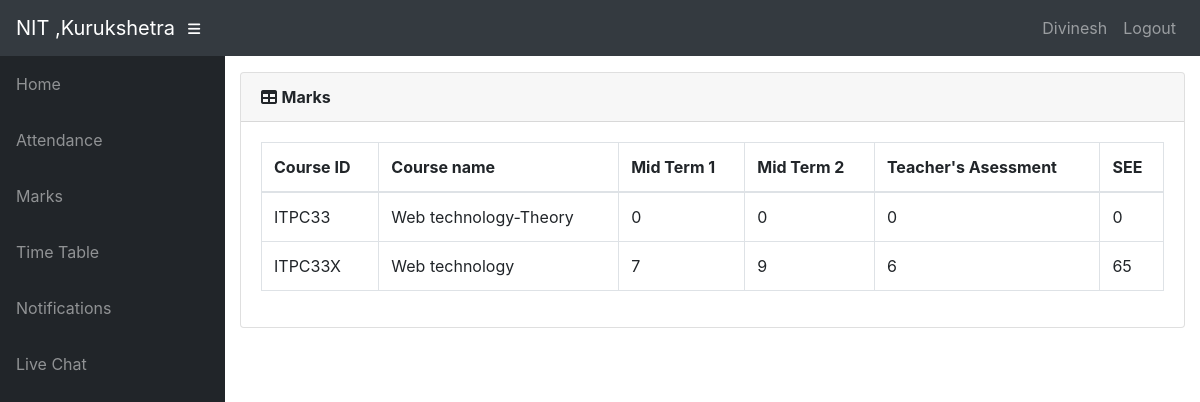
The app's page /info/student/4/marks_list/ (signed in) with its own data.
### info/models.py (models this page shows, shortened)
class User(AbstractUser):
    @property
    def is_student(self):
        if hasattr(self, 'student'):
            return True
        return False

class Student(models.Model):
    user = models.OneToOneField(User, on_delete=models.CASCADE, null=True)
    class_id = models.ForeignKey(Class, on_delete=models.CASCADE, default=1)
    Rollno = models.CharField(primary_key='True', max_length=50, blank=True)
    name = models.CharField(max_length=200)
    sex = models.CharField(max_length=50, choices=sex_choice, default='Male')
    DOB = models.DateField(default='1998-01-01')

class StudentCourse(models.Model):
    student = models.ForeignKey(Student, on_delete=models.CASCADE)
    course = models.ForeignKey(Course, on_delete=models.CASCADE)
    class Meta:
        unique_together = (('student', 'course'),)
        verbose_name_plural = 'Marks'

class Course(models.Model):
    dept = models.ForeignKey(Dept, on_delete=models.CASCADE)
    id = models.CharField(primary_key='True', max_length=50)
    name = models.CharField(max_length=50)
    status = models.CharField(max_length=50, choices= lab_choice,  default='Theory')
    room = models.CharField(max_length=10, default='Room', blank=True)

class Marks(models.Model):
    studentcourse = models.ForeignKey(StudentCourse, on_delete=models.CASCADE)
    name = models.CharField(max_length=50, choices=test_name, default='Internal test 1')
    marks1 = models.IntegerField(default=0, validators=[MinValueValidator(0), MaxValueValidator(100)])
    class Meta:
        unique_together = (('studentcourse', 'name'),)

### info/views.py (the view)
# urls.py: path('student/<slug:stud_id>/marks_list/', views.marks_list, name='marks_list'),
@login_required()
def marks_list(request, stud_id):
    stud = Student.objects.get(Rollno=stud_id,)
    ass_list = Assign.objects.filter(class_id_id=stud.class_id)
    sc_list = []
    for ass in ass_list:
        try:
            sc = StudentCourse.objects.get(student=stud, course=ass.course)
        except StudentCourse.DoesNotExist:
            sc = StudentCourse(student=stud, course=ass.course)
            sc.save()
            sc.marks_set.create(type='I', name='Mt 1')
            sc.marks_set.create(type='I', name='Mt 2')
            sc.marks_set.create(type='I', name='TA')
            sc.marks_set.create(type='S', name='Semester End Exam')
        sc_list.append(sc)
    return render(request, 'info/marks_list.html', {'sc_list': sc_list})

### info/templates/info/marks_list.html (shortened to what this page needs)
{% extends 'info/base.html' %}
{% load static %}
{% block content %}
<div class="card mb-3">
    <div class="card-header">
        <i class="fas fa-table"></i>
        <b>Marks</b></div>
    <div class="card-body">
        <div class="table-responsive">
            <table class="table table-bordered" id="dataTable" width="100%" cellspacing="0">
                <thead>
                <tr>
                    <th>Course ID</th>
                    <th>Course name</th>
                    <th>Mid Term 1</th>
                    <th>Mid Term 2</th>
                    <th>Teacher's Asessment</th>
                    <th>SEE</th>
                </tr>
                </thead>
                <tbody>
                {% for sc in sc_list %}
                <tr>
                    <td>{{ sc.course_id }}</td>
                    <td>{{sc.course.name}}</td>
                    {% for m in sc.marks_set.all %}
                    <td>{{ m.marks1 }}</td>
                    {% endfor %}
                </tr>
                {% empty %}
                <p>student has no courses</p>
                {% endfor %}
                </tbody>
            </table>
        </div>
    </div>
</div>
{% endblock %}

### info/templates/info/base.html (shortened to what this page needs)
<!DOCTYPE html>
<html lang="en">
<head>
    {% load static %}
    <link href="{% static '/info/bootstrap/vendor/bootstrap/css/bootstrap.min.css' %}" rel="stylesheet">
    <link href="{% static '/info/bootstrap/vendor/fontawesome-free/css/all.min.css' %}" rel="stylesheet"
          type="text/css">
    <link href="{% static '/info/bootstrap/vendor/datatables/dataTables.bootstrap4.css' %}" rel="stylesheet">
    <link href="{% static '/info/bootstrap/css/sb-admin.css' %}" rel="stylesheet">
</head>
<body id="page-top">
<nav class="navbar navbar-expand navbar-dark bg-dark static-top">
    <a class="navbar-brand mr-1" href="{% url 'index' %}">NIT ,Kurukshetra</a>
    <button class="btn btn-link btn-sm text-white order-1 order-sm-0" id="sidebarToggle" href="#">
        <i class="fas fa-bars"></i>
    </button>
    <div class="collapse navbar-collapse" id="navbarResponsive">
        <ul class="navbar-nav ml-auto">
            <li class="nav-item">
                {% if request.user.is_student %}
                <a class="nav-link text-capitalize">{{ request.user.student.name }}</a>
                {% elif request.user.is_teacher %}
                <a class="nav-link text-capitalize">{{ request.user.teacher.name }}</a>
                {% endif %}
            </li>
            <li class="nav-item">
                <a class="nav-link" href="#" data-toggle="modal" data-target="#logoutModal">Logout</a>
            </li>
        </ul>
    </div>
</nav>
<div id="wrapper">
    <ul class="sidebar navbar-nav">
        <li class="nav-item">
            <a class="nav-link" href="{% url 'index' %}">
                <span>Home</span>
            </a>
        </li>
        {% if request.user.is_student %}
        <li class="nav-item">
            <a class="nav-link" href="{% url 'attendance' request.user.student.Rollno %}">
                <span>Attendance</span>
            </a>
        </li>
        <li class="nav-item">
            <a class="nav-link" href="{% url 'marks_list' request.user.student.Rollno %}">
                <span>Marks</span>
            </a>
        </li>
        <li class="nav-item">
            <a class="nav-link" href="{% url 'timetable' request.user.student.class_id_id %}">
                <span>Time Table</span>
            </a>
        </li>
        <li class="nav-item">
            <a class="nav-link" href="{% url 'alerts' request.user.student.Rollno %}">
                <span>Notifications</span>
            </a>
        </li>
        <li class="nav-item">
            <a class="nav-link" href="{% url 'chat' request.user.student.Rollno %}">
                <span>Live Chat</span>
            </a>
        </li>
        {% endif %}
    </ul>
    <div id="content-wrapper">
        <div class="container-fluid">
            {% block content %}
            {% endblock %}
        </div>
    </div>
</div>
</body>
</html>

### records on screen
User: user.student.name "Divinesh"
StudentCourse: course_id "ITPC33", course.name "Web technology-Theory"
Marks: marks1 "0"
Marks: marks1 "0"
Marks: marks1 "0"
Marks: marks1 "0"
StudentCourse: course_id "ITPC33X", course.name "Web technology"
Marks: marks1 "7"
Marks: marks1 "9"
Marks: marks1 "6"
Marks: marks1 "65"
